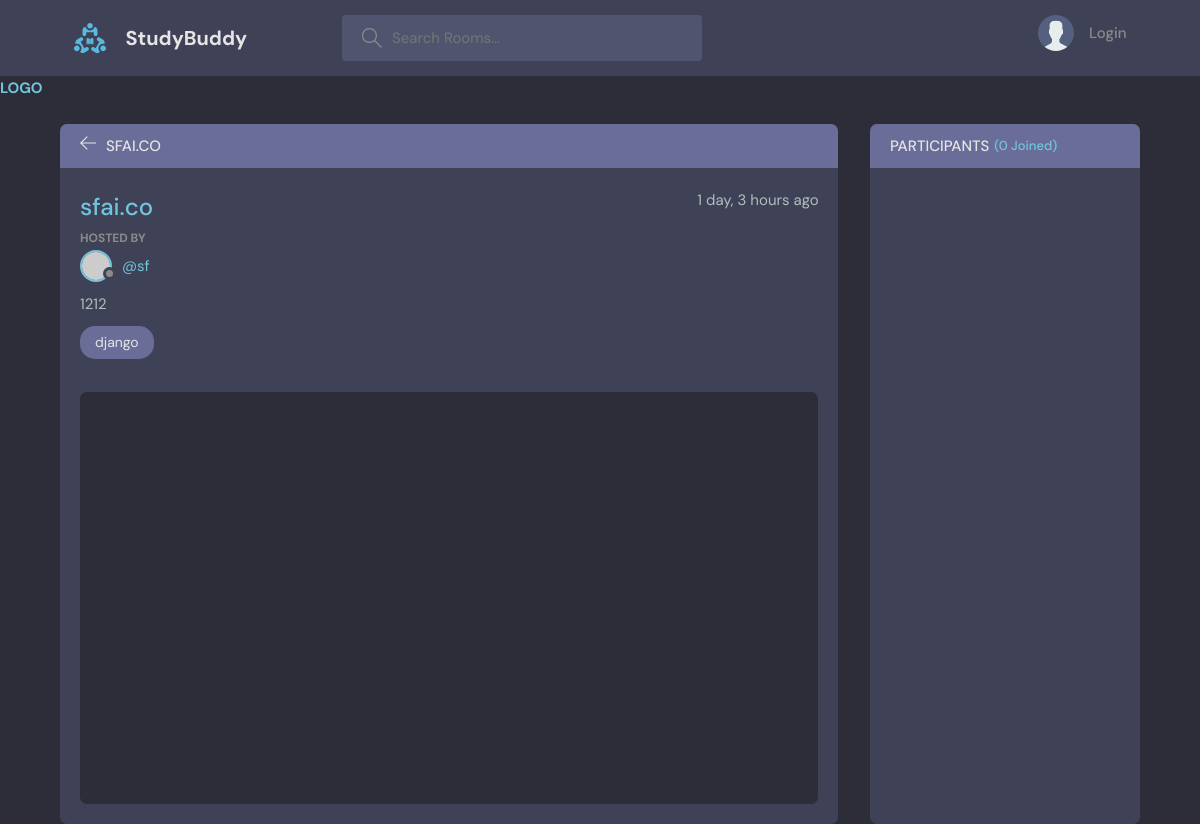
The page /room/5/ on the database as committed earlier.
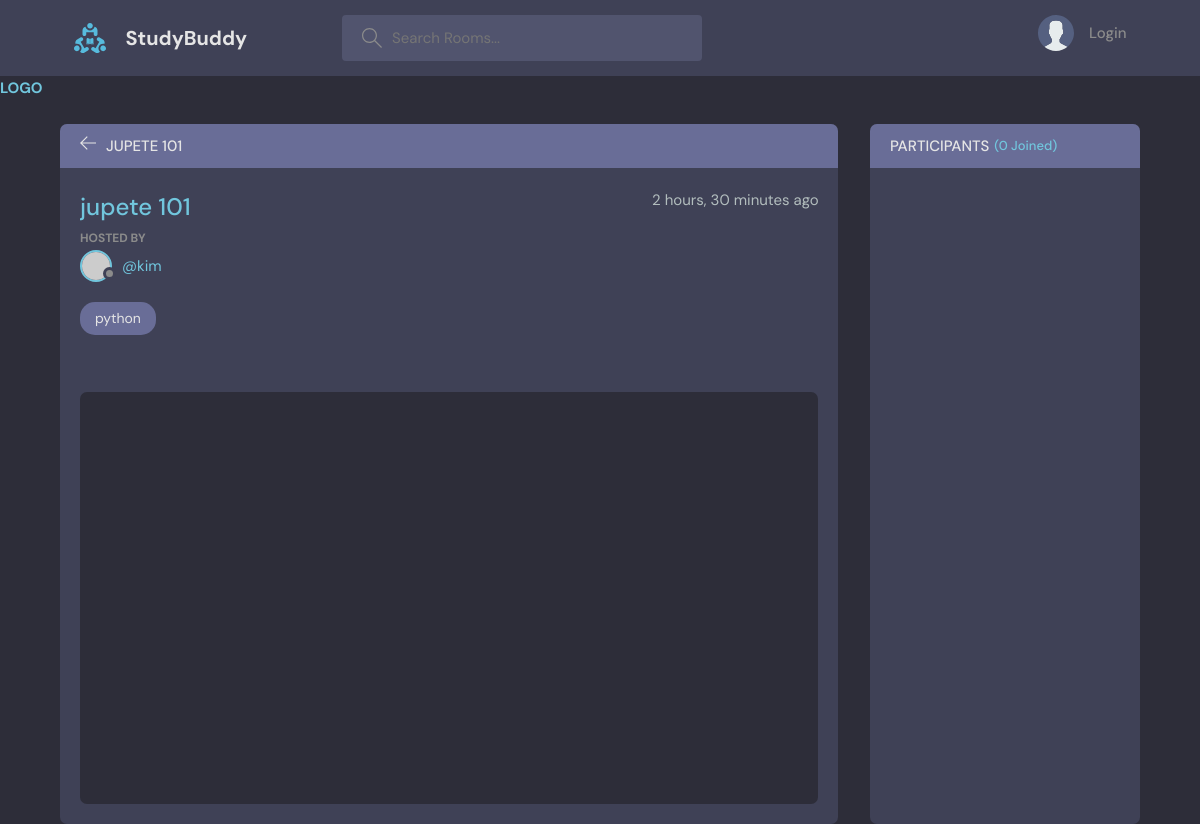
The same page on the database as committed later.
### base/models.py (models this page shows, shortened)
class Room(models.Model):
    host = models.ForeignKey(User, on_delete=models.SET_NULL, null=True)
    topic = models.ForeignKey('Topic', on_delete=models.SET_NULL, null=True)
    name = models.CharField(max_length=200)
    description = models.TextField(null=True, blank=True)
    participants = models.ManyToManyField(User, related_name='participants', blank=True)
    updated = models.DateTimeField(auto_now=True)
    created = models.DateTimeField(auto_now_add=True)
    class Meta:
        ordering = ['-updated', '-created']

class Topic(models.Model):
    name = models.CharField(max_length=200)
    def __str__(self):
        return self.name

### base/views.py (the view, shortened to what this page needs)
# urls.py: path('room/<str:pk>/', views.room, name="room"),
def room(request, pk):
    print(pk)
    room = Room.objects.get(id=pk)
    room_messages = room.message_set.all()
    participants = room.participants.all()
    context = {'room': room, 'room_messages': room_messages, 'participants': participants}
    return render(request, 'base/room.html', context)

### base/templates/base/room.html (shortened to what this page needs)
{% extends "main.html" %}
{% block content %}
<main class="profile-page layout layout--2">
  <div class="container">
    <div class="room">
      <div class="room__top">
        <div class="room__topLeft">
          <a href="{% url 'home' %}">
            <svg
              version="1.1"
              xmlns="http://www.w3.org/2000/svg"
              width="32"
              height="32"
              viewBox="0 0 32 32"
            >
              <title>arrow-left</title>
              <path
                d="M13.723 2.286l-13.723 13.714 13.719 13.714 1.616-1.611-10.96-10.96h27.625v-2.286h-27.625l10.965-10.965-1.616-1.607z"
              ></path>
            </svg>
          </a>
          <h3>{{ room.name }}</h3>
        </div>
      </div>
      <div class="room__box scroll">
        <div class="room__header scroll">
          <div class="room__info">
            <h3>{{ room.name }}</h3>
            <span>{{ room.created|timesince }} ago</span>
          </div>
          <div class="room__hosted">
            <p>Hosted By</p>
            <a href="{% url 'user-profile' room.host.id %}" class="room__author">
              <div class="avatar avatar--small">
                <img src="https://randomuser.me/api/portraits/men/37.jpg" />
              </div>
              <span>@{{ room.host }}</span>
            </a>
          </div>
          <div class="room__details">
            {{ room.description }}
          </div>
          <span class="room__topics">{{ room.topic }}</span>
        </div>
        <div class="room__conversation">
          <div class="threads scroll">
          </div>
        </div>
      </div>
    </div>
    <div class="participants">
      <h3 class="participants__top">Participants <span>({{participants.count}} Joined)</span></h3>
      <div class="participants__list scroll">
      </div>
    </div>
  </div>
</main>
{% endblock content %}

### templates/main.html (shortened to what this page needs)
<!DOCTYPE html>
{% load static %}
<html lang="en">
  <head>
    <link rel="stylesheet" href="{% static 'styles/style.css' %}" />
  </head>
  <body>
    {% include "navbar.html" %}
    {% block content %}
    {% endblock %}
  </body>
</html>

### templates/navbar.html (shortened to what this page needs)
{% load static %}
<header class="header header--loggedIn">
  <div class="container">
    <a href="{% url 'home' %}" class="header__logo">
      <img src="{% static 'images/logo.svg' %}" />
      <h1>StudyBuddy</h1>
    </a>
    <form class="header__search" method="GET" action="{% url 'home' %}">
      <label>
        <input type="text" name="q" placeholder="Search Rooms..." />
      </label>
    </form>
    <nav class="header__menu">
      {% if request.user.is_authenticated %}
      <div class="header__user">
        <a href="{% url 'update-user' %}">
          <div class="avatar avatar--medium active">
            <img src="https://randomuser.me/api/portraits/men/37.jpg" />
          </div>
          <p>
            {{ request.user.username }}
            <span>@{{ request.user.username }}</span>
          </p>
        </a>
        <button class="dropdown-button">
          <svg
            version="1.1"
            xmlns="http://www.w3.org/2000/svg"
            width="32"
            height="32"
            viewBox="0 0 32 32"
          >
            <title>chevron-down</title>
            <path d="M16 21l-13-13h-3l16 16 16-16h-3l-13 13z"></path>
          </svg>
        </button>
      </div>
      {% else %}
        <a href="{% url 'login' %}">
          <img src="{% static 'images/avatar.svg' %}" />
          <p>Login</p>
        </a>
      {% endif %}
    </nav>
  </div>
</header>
<a href="/">
  <h1>LOGO</h1>
</a>

Rows that differ between the two databases and show on the page:
changed Room: name "SFAI.CO" → "JUPETE 101"; name "sfai.co" → "jupete 101"; created "1 day, 3 hours" → "2 hours, 30 minutes"; host "sf" → "kim"; topic "django" → "python"; description "1212" → (not shown)
